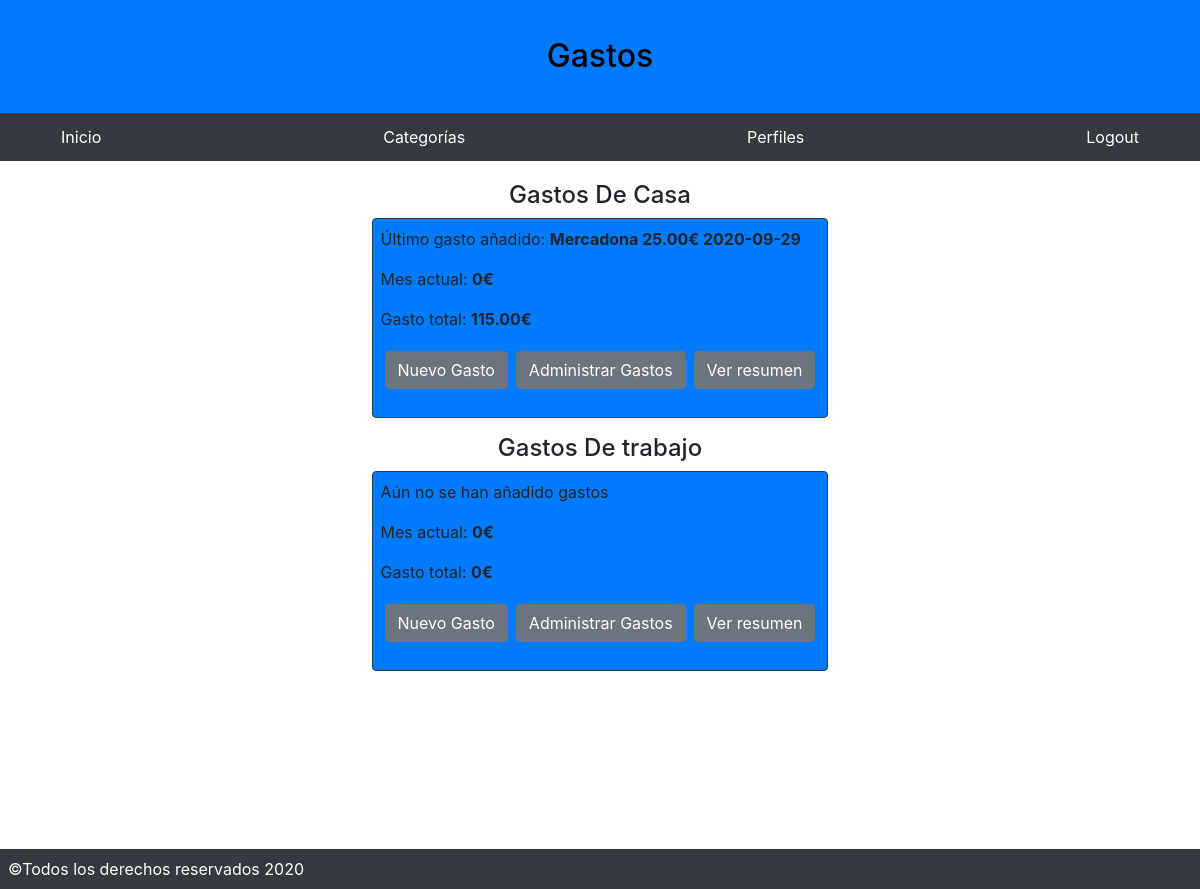
Page / (signed in) on the earlier database version.
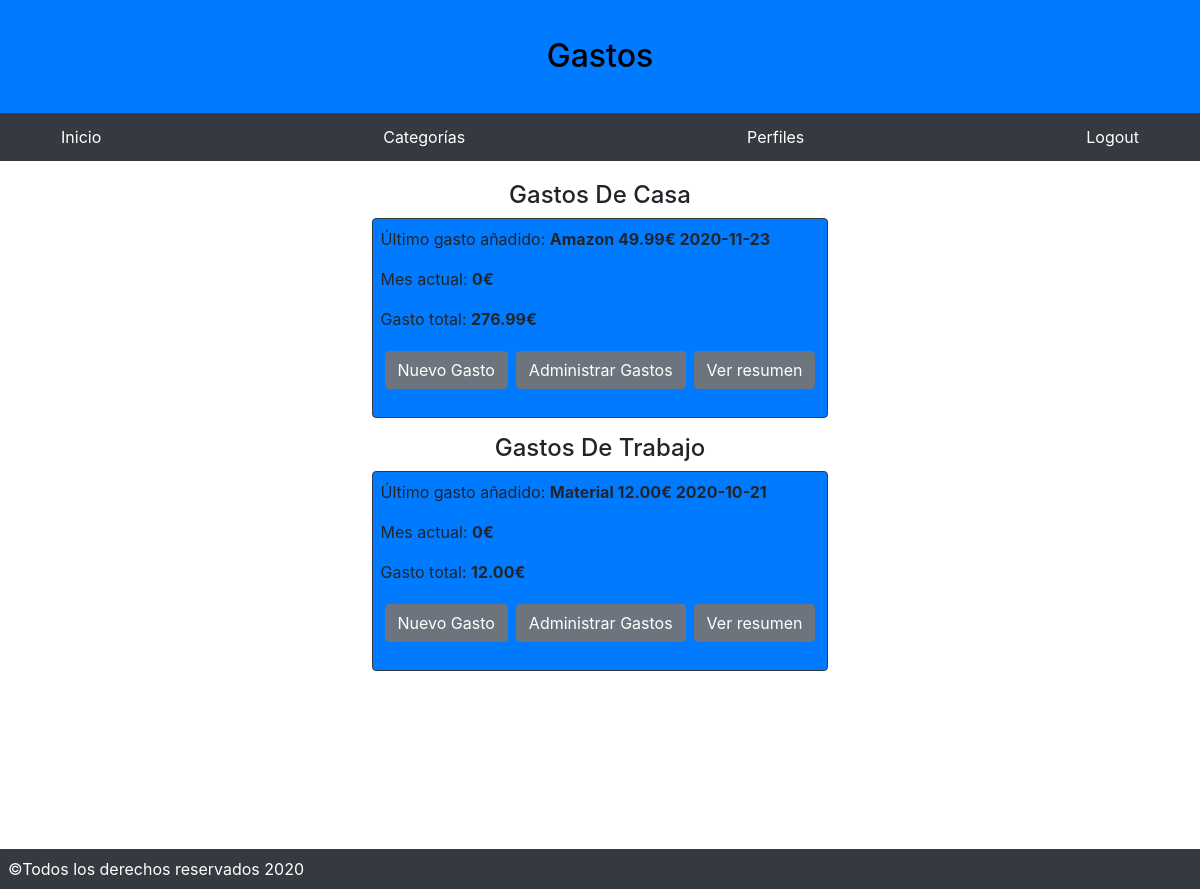
Same page on the later database version.
### mainGastos/models.py (models this page shows, shortened)
class Perfiles(models.Model):
    usuario = models.ForeignKey(
        settings.AUTH_USER_MODEL,
        on_delete=models.CASCADE,
    )
    nombre = models.CharField(max_length=150)
    fecha_de_creacion = models.DateField(auto_now_add=True)

class Categorias(models.Model):
    usuario = models.ForeignKey(
        settings.AUTH_USER_MODEL,
        on_delete=models.CASCADE,
    )
    nombre = models.CharField(max_length=150)
    def __str__(self):
        return self.nombre

### mainGastos/views.py (the view)
# urls.py: path('',index,name="index"),
def index(request):
    p = obtenerPerfiles(request.user)
    perfiles = None
    if p != None:
        perfiles = formatear_informacion_del_perfil(p)
    return render(request, 'mainGastos/index.html',{'perfiles':perfiles})

### mainGastos/functions.py (called while the page is built)
def obtenerPerfiles(user):
    if user.id == None:
        return None
    if Perfiles.objects.filter(usuario = user):
        return Perfiles.objects.filter(usuario = user)
    return None

def formatear_informacion_del_perfil(perfiles):
    diccionario_perfiles = {}
    for perfil in perfiles:
        g = obtener_gasto_total_y_mensual(perfil)
        gasto_mensual = g[0]
        total_gastos = g[1]
        p_id = perfil.id
        p_nombre = perfil.nombre
        try:
            ultimo_gasto = Gastos.objects.filter(fk_id_perfil=perfil).last()
            cat = str(ultimo_gasto.fk_id_categoria)
            precio = str(ultimo_gasto.precio)
            fecha = str(ultimo_gasto.fecha)
        except:
            cat = ""
            precio = ""
            fecha = ""
        entrada_diccionario_perfil = {"id":p_id,"fecha_de_creacion":str(perfil.fecha_de_creacion),"categoria":cat,"precio":precio,"fecha":fecha,"gasto_mensual":gasto_mensual,"total_gastos":total_gastos}
        diccionario_perfiles[p_nombre] = entrada_diccionario_perfil
    return diccionario_perfiles

def obtenerMes():
    return datetime.today().strftime("%m")

def obtenerAgno():
    return datetime.today().strftime("%Y")

### templates/mainGastos/index.html
{% extends '../base.html' %}
{% block content %}
    <div class="row">
        <div class="col">
            {% if user.is_authenticated %}
                {% if perfiles %}
                    {% for nombrePerfil, contenido in perfiles.items %}
                        <div class="perfil my-2  py-1">
                            <h4 class="text-center">{{nombrePerfil}}</h4>
                            <div class="text-center">
                                <div class="p_caja d-inline-block text-left bg-primary p-2 border border-dark rounded">
                                    {% if not contenido.precio %}
                                    <p>Aún no se han añadido gastos</p>
                                    {% else %}
                                    <p>Último gasto añadido: <b>{{contenido.categoria}} {{contenido.precio}}€ {{ contenido.fecha}}</b></p>
                                    {%endif%}
                                    <p>Mes actual: <b>{{contenido.gasto_mensual}}€</b> </p>
                                    <p>Gasto total: <b>{{contenido.total_gastos}}€</b></p>
                                    <p class="d-flex justify-content-around">
                                        <a class="btn btn-secondary m-1" href='/control/l/{{contenido.id}}/gastos/nuevo'>Nuevo Gasto</a>
                                        <a class="btn btn-secondary m-1" href='/control/l/{{contenido.id}}/gastos/'>Administrar Gastos</a>
                                        <a class="btn btn-secondary m-1" href='{% url "index" %}'>Ver resumen</a>
                                    </p>
                                </div>
                            </div>
                        </div>
                    {% endfor %}
                {% else %}
                    <p>No hay perfiles creados aún. Puedes crear uno <a href='{% url "perfil_new" %}'>aquí</a></p>
                {% endif %}
            {% else %}
                <h2>Bienvenido a la aplicación Gastos</h2>
                <p>No estás logueado, puedes loguearte pulsando <a href='{% url "login" %}'>aquí</a></p>
            {% endif %}
        </div>
    </div>
{% endblock %}

Differences in the rows shown:
no longer on this page (row unchanged): Categorias: categoria "Mercadona"
added Categorias: categoria "Amazon"
added Categorias: categoria "Material"
Other differences:
new list line: "Gastos De Casa"
new list line: "Último gasto añadido: 49.99 € 2020-11-23 Mes actual: 0 € Gasto total: 276.99 € Nuevo Gasto Administrar Gastos Ver resumen"
new list line: "Gastos De Trabajo"
new list line: "Último gasto añadido: 12.00 € 2020-10-21 Mes actual: 0 € Gasto total: 12.00 € Nuevo Gasto Administrar Gastos Ver resumen"
list line gone: "Gastos De Casa"
list line gone: "Último gasto añadido: 25.00 € 2020-09-29 Mes actual: 0 € Gasto total: 115.00 € Nuevo Gasto Administrar Gastos Ver resumen"
list line gone: "Gastos De trabajo"
list line gone: "Aún no se han añadido gastos Mes actual: 0 € Gasto total: 0 € Nuevo Gasto Administrar Gastos Ver resumen"
